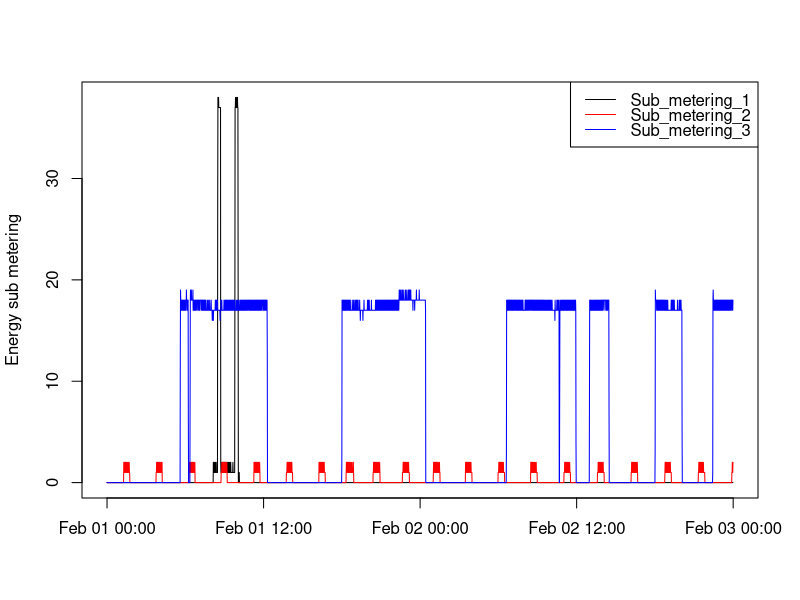

Generate this figure with R:
# Read the data, which has already been stripped to contain only
# the 1st and 2nd of February 2007, setting the separation 
# character as semicolon
data <- read.csv("01_02.csv", sep = ";", na.strings=c("?"))

# Combine date and time to a new variable
datetimes <- strptime(paste(data$Date, data$Time), format="%d/%m/%Y %H:%M:%S")

# Prepare the plot, but not showing the points
plot(datetimes, data$Sub_metering_1 , type="n", xlab="", ylab="Energy sub metering")

# Now add the lines
lines(datetimes, data$Sub_metering_1)
lines(datetimes, data$Sub_metering_2, col="red")
lines(datetimes, data$Sub_metering_3, col="blue")

# Add a legend
legend("topright", legend = c("Sub_metering_1","Sub_metering_2","Sub_metering_3"), 
       lwd=1, col=c("black","red","blue"), y.intersp=.75)
       
# Copy the plot to a PNG file
dev.copy(png, file = "plot3.png", width=480, height=480)
dev.off()